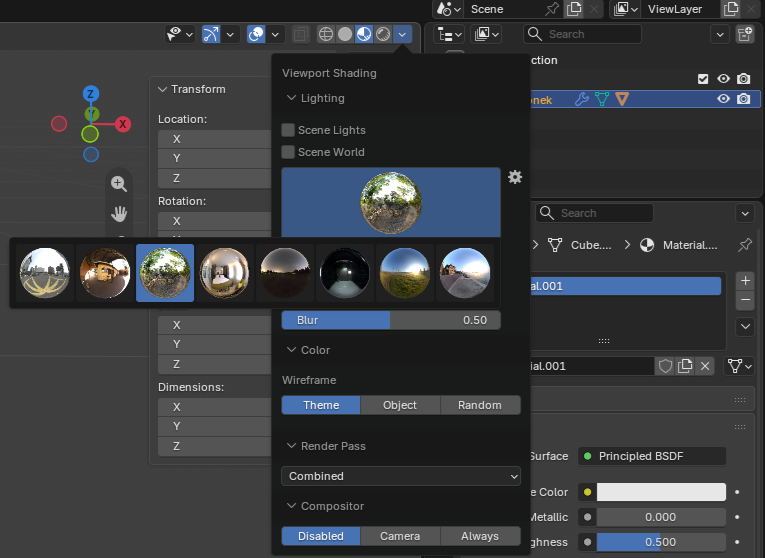
#> input picture courses/blender/Images/HDRI-forest.png, 765 x 558 px, given in place of m00-ui-raw.png, which was not available
$ python annotate_screens.py
#> lines starting #> are read from the running program, lines starting #| are printed output that depends on the picture
"""Crop real UI captures and add numbered outlines. Never redraw interface content."""
from pathlib import Path
from PIL import Image,ImageDraw,ImageFont
root=Path('C:/xampp/htdocs/blender-course-development/revision/Images')
font=ImageFont.truetype('C:/Windows/Fonts/segoeui.ttf',20)
bold=ImageFont.truetype('C:/Windows/Fonts/segoeuib.ttf',22)
yellow='#ffd45a'

def output(src,name,crop=None,boxes=(),legend='',max_width=1500):
#> called with src = 'm00-ui-raw.png', name = 'm00-ui', max_width = 1500
    im=Image.open(root/src).convert('RGB')
    ox,oy=0,0
    if crop:
        ox,oy=crop[:2];im=im.crop(crop)
    # A margin lets numbers sit outside the control, never over its label.
    padded=Image.new('RGB',(im.width+45,im.height+30),'#101923')
    padded.paste(im,(45,30));im=padded
    draw=ImageDraw.Draw(im)
    for num,rect in boxes:
        x1,y1,x2,y2=rect
        rect=(x1-ox+45,y1-oy+30,x2-ox+45,y2-oy+30)
        draw.rounded_rectangle(rect,radius=5,outline=yellow,width=3)
        cx=max(15,rect[0]-18);cy=max(15,rect[1]+16)
        draw.ellipse((cx-14,cy-14,cx+14,cy+14),fill=yellow,outline='#151b25',width=2)
        draw.text((cx,cy-1),str(num),font=bold,fill='#111827',anchor='mm')
    if im.width>max_width:
        im=im.resize((max_width,round(im.height*max_width/im.width)),Image.Resampling.LANCZOS)
    if legend:
        canvas=Image.new('RGB',(im.width,im.height+64),'#101923')
        canvas.paste(im,(0,0));d=ImageDraw.Draw(canvas)
        d.text((18,im.height+17),legend,font=font,fill='#f4f6fb')
        im=canvas
#> im: PIL image 810x652 RGB
    im.save(root/(name+'.png'),optimize=True)

output('m00-ui-raw.png','m00-ui',boxes=[
 (1,(56,78,1570,910)),(2,(1582,28,1912,201)),(3,(1582,207,1912,984)),
 (4,(4,919,1570,985)),(5,(251,1,1127,26))],
 legend='1 Widok 3D   2 Outliner   3 Properties   4 Timeline   5 Workspaces')
output('m00-item-raw.png','m00-item',crop=(1290,70,1575,478),
 boxes=[(1,(1548,80,1572,133)),(2,(1308,303,1547,376)),(3,(1308,387,1547,461))],
 legend='',max_width=1000)
#> call 2 of output, with src = 'm00-item-raw.png', name = 'm00-item', crop = (1290, 70, 1575, 478), legend = '', max_width = 1000
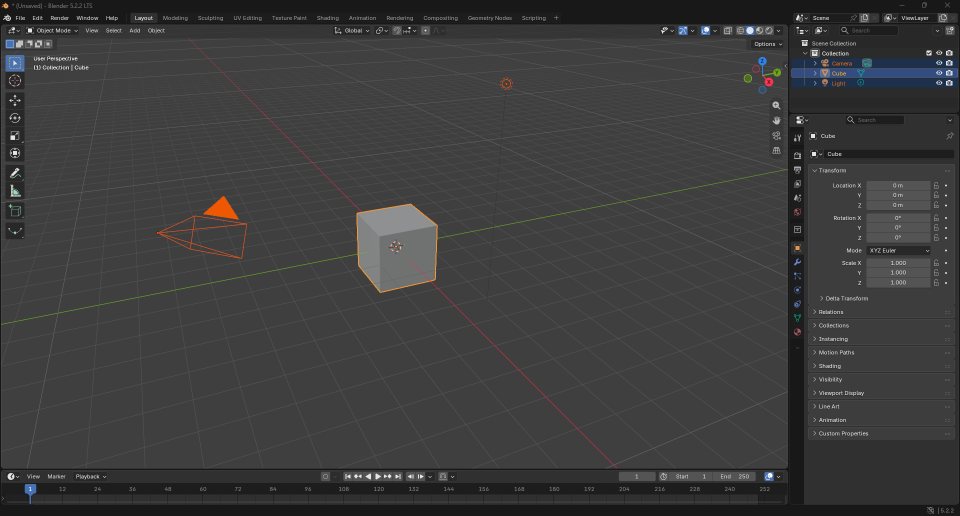
#> input picture courses/blender/Images/blender-start.png, 1920 x 1032 px, given in place of m00-item-raw.png, which was not available (shown at 1/2 size)
#> in output (call 2), `im.save(root/(name+'.png'),optimize=True)`:
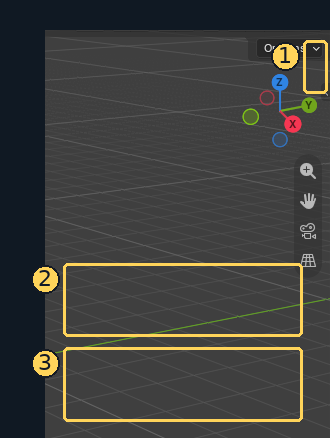
#> saved as m00-item.png: PIL image 330x438 RGB; mean R, G, B 62.8, 63.1, 60.2
output('m00-item-raw.png','m00-navigation',crop=(1200,75,1305,288),
 boxes=[(1,(1205,78,1297,170)),(2,(1259,176,1288,201)),(3,(1259,207,1288,230))])
#> call 3 of output, with src = 'm00-item-raw.png', name = 'm00-navigation', crop = (1200, 75, 1305, 288), legend = '', max_width = 1500
#> in output (call 3), `im = im.crop(crop)`:
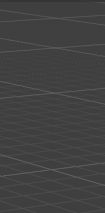
#> im: PIL image 105x213 RGB; min 53, max 99, mean 65.3
#> in output (call 3), `im.save(root/(name+'.png'),optimize=True)`:
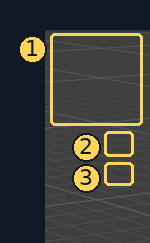
#> saved as m00-navigation.png: PIL image 150x243 RGB; mean R, G, B 61.4, 61.4, 55.6
output('m00-front-raw.png','m00-front',crop=(45,65,1305,800),
 boxes=[(1,(61,81,240,139)),(2,(1202,77,1300,171))],
 legend='1 Front Orthographic: widok od przodu   2 Osie widoku')
#> call 4 of output, with src = 'm00-front-raw.png', name = 'm00-front', crop = (45, 65, 1305, 800), max_width = 1500
#> in output (call 4), `padded.paste(im, (45, 30))`:
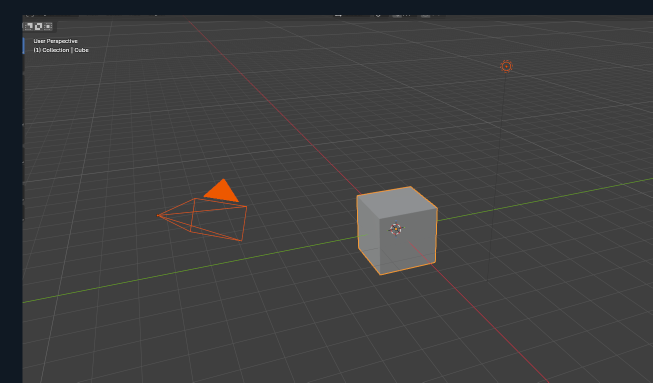
#> padded: PIL image 1305x765 RGB (shown at 1/2 size); mean R, G, B 63, 63.2, 63.4
#> in output (call 4), `canvas=Image.new('RGB',(im.width,im.height+64),'#101923')`:
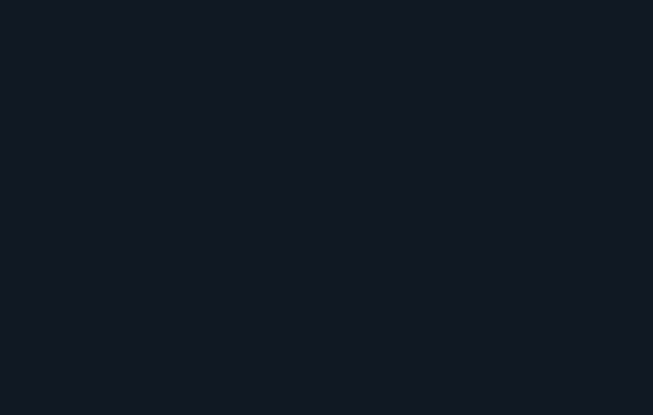
#> canvas: PIL image 1305x829 RGB (shown at 1/2 size); mean R, G, B 16, 25, 35
#> in output (call 4), `canvas.paste(im, (0, 0))`:
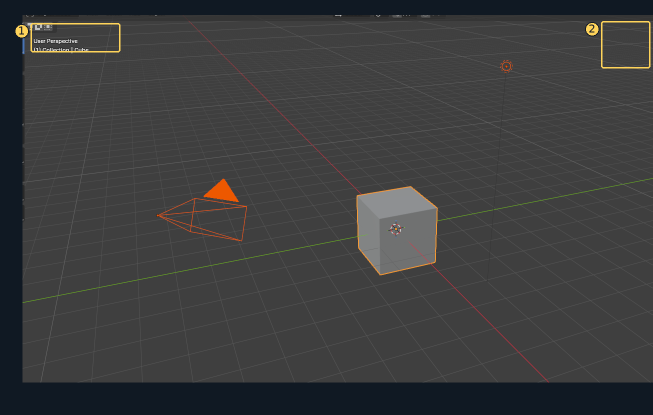
#> canvas: PIL image 1305x829 RGB (shown at 1/2 size); mean R, G, B 60, 60.6, 61.3
#> (the run stopped early here; a loop or call above may not have finished)
